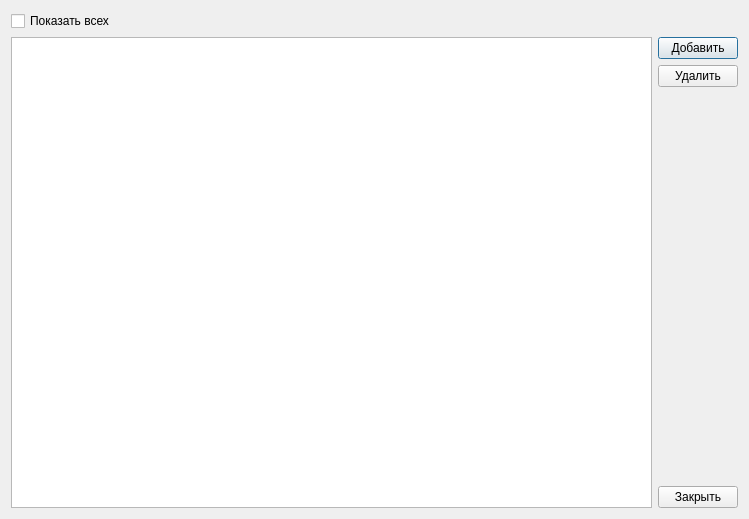
<?xml version="1.0" encoding="UTF-8"?>
<ui version="4.0">
 <class>UsersDialog</class>
 <widget class="QDialog" name="UsersDialog">
  <property name="geometry">
   <rect>
    <x>0</x>
    <y>0</y>
    <width>749</width>
    <height>519</height>
   </rect>
  </property>
  <property name="windowTitle">
   <string>Dialog</string>
  </property>
  <layout class="QGridLayout" name="gridLayout">
   <item row="1" column="1">
    <layout class="QVBoxLayout" name="verticalLayout">
     <item>
      <widget class="QPushButton" name="pushButtonAdd">
       <property name="text">
        <string>Добавить</string>
       </property>
      </widget>
     </item>
     <item>
      <widget class="QPushButton" name="pushButtonRemove">
       <property name="text">
        <string>Удалить</string>
       </property>
      </widget>
     </item>
     <item>
      <spacer name="verticalSpacer">
       <property name="orientation">
        <enum>Qt::Vertical</enum>
       </property>
       <property name="sizeHint" stdset="0">
        <size>
         <width>20</width>
         <height>40</height>
        </size>
       </property>
      </spacer>
     </item>
     <item>
      <widget class="QPushButton" name="pushButtonClose">
       <property name="text">
        <string>Закрыть</string>
       </property>
      </widget>
     </item>
    </layout>
   </item>
   <item row="1" column="0">
    <widget class="QTableView" name="tableView"/>
   </item>
   <item row="0" column="0">
    <widget class="QCheckBox" name="checkBoxShowAll">
     <property name="text">
      <string>Показать всех</string>
     </property>
    </widget>
   </item>
  </layout>
 </widget>
 <resources/>
 <connections/>
</ui>
